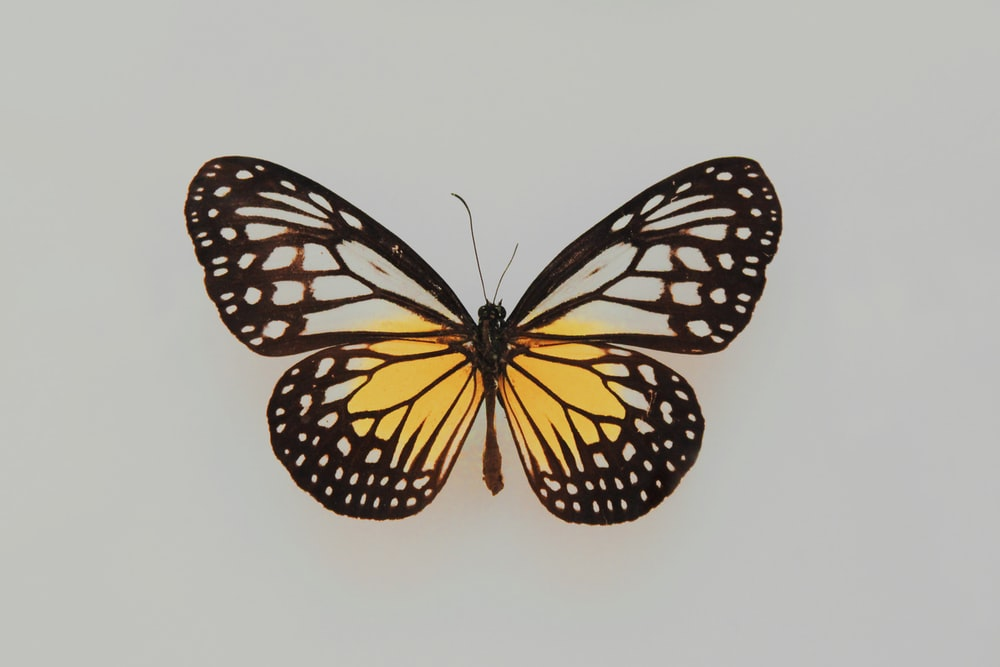
#> input picture Open cv project/Features Detection Algorithm/fly.jpg, 1000 x 667 px
$ python 'SIFT Algorithm.py'
#> lines starting #> are read from the running program, lines starting #| are printed output that depends on the picture
import cv2
from matplotlib import pyplot as plt

img=cv2.imread('fly.jpg',cv2.IMREAD_COLOR); #Image read in color
#> img is the input picture: shape (667, 1000, 3); mean B, G, R 161.9, 170, 173.7
img_gray=cv2.cvtColor(img,cv2.COLOR_BGR2GRAY); #convert color of image from bgr2gray
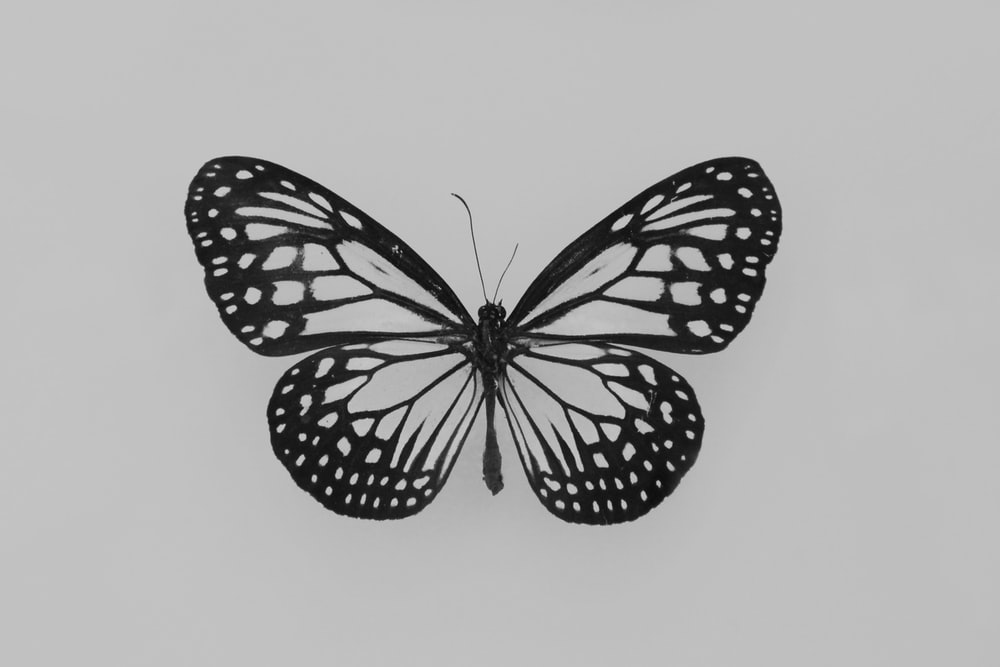
#> img_gray: shape (667, 1000); min 2, max 219, mean 170.2

#==>Using the sift detector
sift=cv2.SIFT_create(); #create sift object
kp,des=sift.detectAndCompute(img_gray,None); #detect and compute keypoints and descriptors in image
#> kp = 1415 keypoints; strongest (x, y, size): (302, 437, 5.1), (743, 233, 8.3), (668, 444, 5.2), (329, 491, 4.9)
print(kp);
#> (printed output is left out)

res=cv2.drawKeypoints(img_gray,kp,None); #drawKeypoints on image using the keypoint
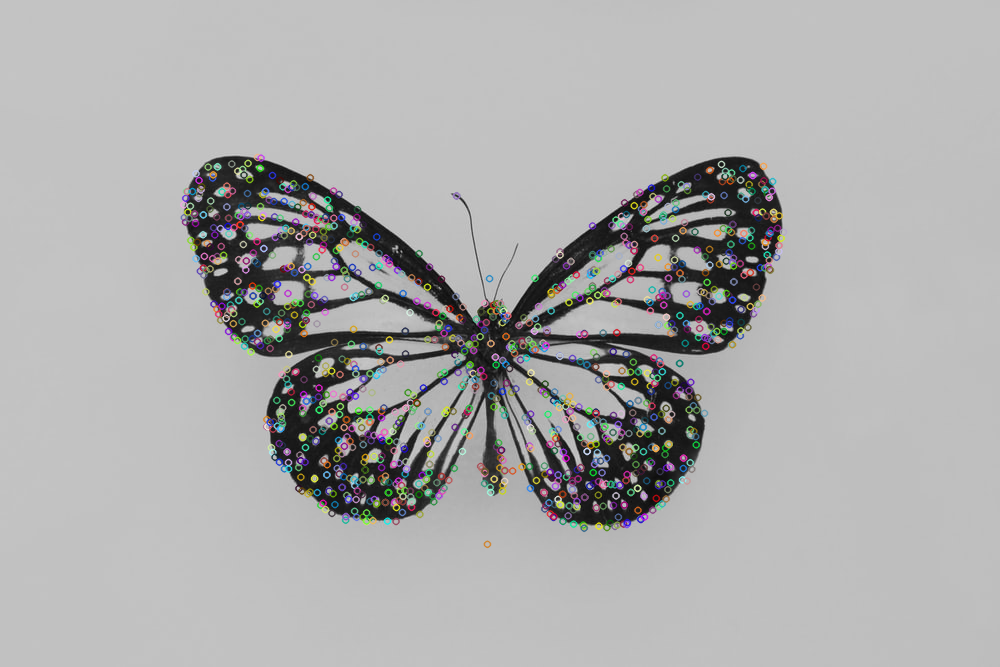
#> res: shape (667, 1000, 3); mean of channels 0, 1, 2 171.4, 171.4, 171.5; drawn as B, G, R

#plt.subplot(121),plt.imshow(img),plt.title('Original Image'),plt.xticks([]),plt.yticks([])
#plt.subplot(122),plt.imshow(res),plt.title('SIFT image'),plt.xticks([]),plt.yticks([])
#plt.show(); #show the plotKB

cv2.namedWindow('SIFT',cv2.WINDOW_NORMAL); #create a named window
cv2.imshow('SIFT',res); #image show

if cv2.waitKey(0)&0xFF==ord('q'):
#> (key q is pressed here)
#> (the run stopped early here; a loop or call above may not have finished)
